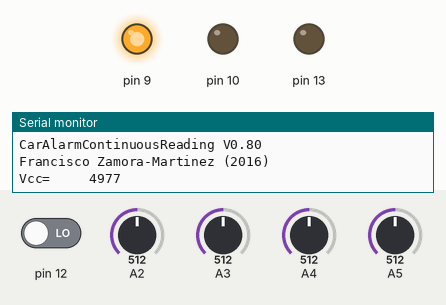
Simulated run of this sketch. Board: Arduino Uno, built with avr-gcc and run on an emulated ATmega328P. Shown: output pins drawn as LEDs (lit = HIGH), the last lines printed to the serial monitor. Inputs (shaded band) come from the test bench; at power-on: pin 12 LOW, A2 = 512, A3 = 512, A4 = 512, A5 = 512.

Above: at 0.3 s.
At 91.6 s:
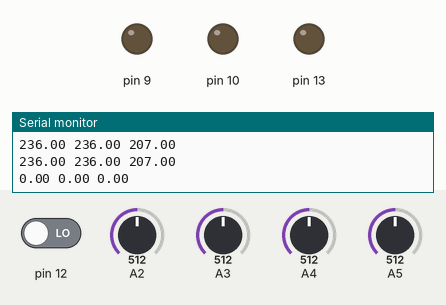
Timing chart, 0 to 123.3 s (numbered marks = the images above):
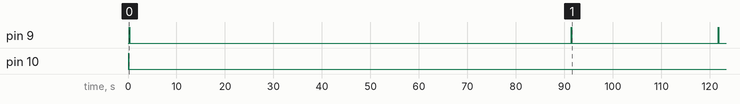

The sketch:

CarAlarm.ino
```cpp
// (licence header left out)
/*******************************************************************************
   Summary:

   This alarm uses different sensors to detect activity inside the car. When any
   of them sense activity, the alarm will start making noise for a particular
   duration.

   The alarm has a START_DELAY time which allow the user to arm the alarm and
   leave the car. Once this delay passes, the alarm executes a routine every
   PERIOD_SLEEP looking for activity in the sensors. When activity is sensed, a
   delay of ALARM_DELAY is used to allow manual disconnection of the alarm. After
   this time the alarm starts making noise during ALARM_DURATION time. After this
   time the alarm waits REARM_DELAY before rearming alarm again.

   The normal operation of the alarm drains approx. 8 mA of power. When the
   siren is working this power consumption increases up to 70 mA.

   Setup procedure: depending on alarm battery level the starting procedure
   changes, indicating if everything is ok to work, if the battery needs to be
   replaced/charged, or if battery is so low that the system won't run:

   1. Correct function is advertised by BATTERY_OK_REPETITIONS short buzzes.

   2. Low battery is advertised by BATTERY_ALERT_REPETITIONS long buzzes, but the
   alarm stills running.

   3. Very low battery is advertised by BATTERY_ERROR_REPETITIONS short buzzes
   and the system won't run.


   Change Log:
   v0.8 2016/03/13 Major code refactoring
   v0.7 2016/02/25 Improvements in alarm reset and TaskTimer run method.
   v0.6 2016/02/23 Fixing REF_CAL for EcoDuino PCB shield.
   v0.5 2016/01/11 Using integer math for sensors.
   v0.4 2016/01/03 Using a timer scheduler.
   v0.3 2016/01/02 Added battery level indications at start.
   v0.2 2016/01/02 Added readVcc() routine.
   v0.1 2016/01/01 First draft: buzzer, PIR and accelerometer.
 *******************************************************************************/

#include <JeeLib.h>
ISR(WDT_vect) {
  Sleepy::watchdogEvent();
} // Setup for low power waiting
#include <AlarmUtils.h>
#include <TaskTimer.h>
#include <SensorTransformations.h>

const byte VERSION = 8; // firmware version divided by 10 e,g 16 = V1.6

const unsigned long START_SLEEP_MODE_ON = 60000; // 60 seconds
const unsigned long ALARM_DELAY_MODE_ON = 20000; // 20 seconds

const int MAX_TASKS = 10; // maximum number of tasks for Scheduler

TaskTimerWithHeap<MAX_TASKS> scheduler;

///////////////////////////////////////////////////////////////////////////////

void setup()
{
  pinMode(13, OUTPUT);
  digitalWrite(13, LOW);
  setupAlarmPins();

  Serial.begin(9600);
  delay(100);
  while (!Serial); // wait for Leonardo
  Serial.print("CarAlarmContinuousReading V");
  Serial.println(VERSION * 0.1f);
  Serial.println("Francisco Zamora-Martinez (2016)");
  setupAlarm(&scheduler, ALARM_DELAY_MODE_ON, START_SLEEP_MODE_ON);
} // end SETUP

void loop() {
  if (scheduler.pollWaiting() == ALL_IDLE) {
    Serial.println("ALL_IDLE");
    sleep(100000);
  }
}
```

Measured:
- by itself, pin 9: goes LOW 91.1 s, HIGH 0.10 s, LOW 30.2 s, HIGH 0.10 s, then LOW
